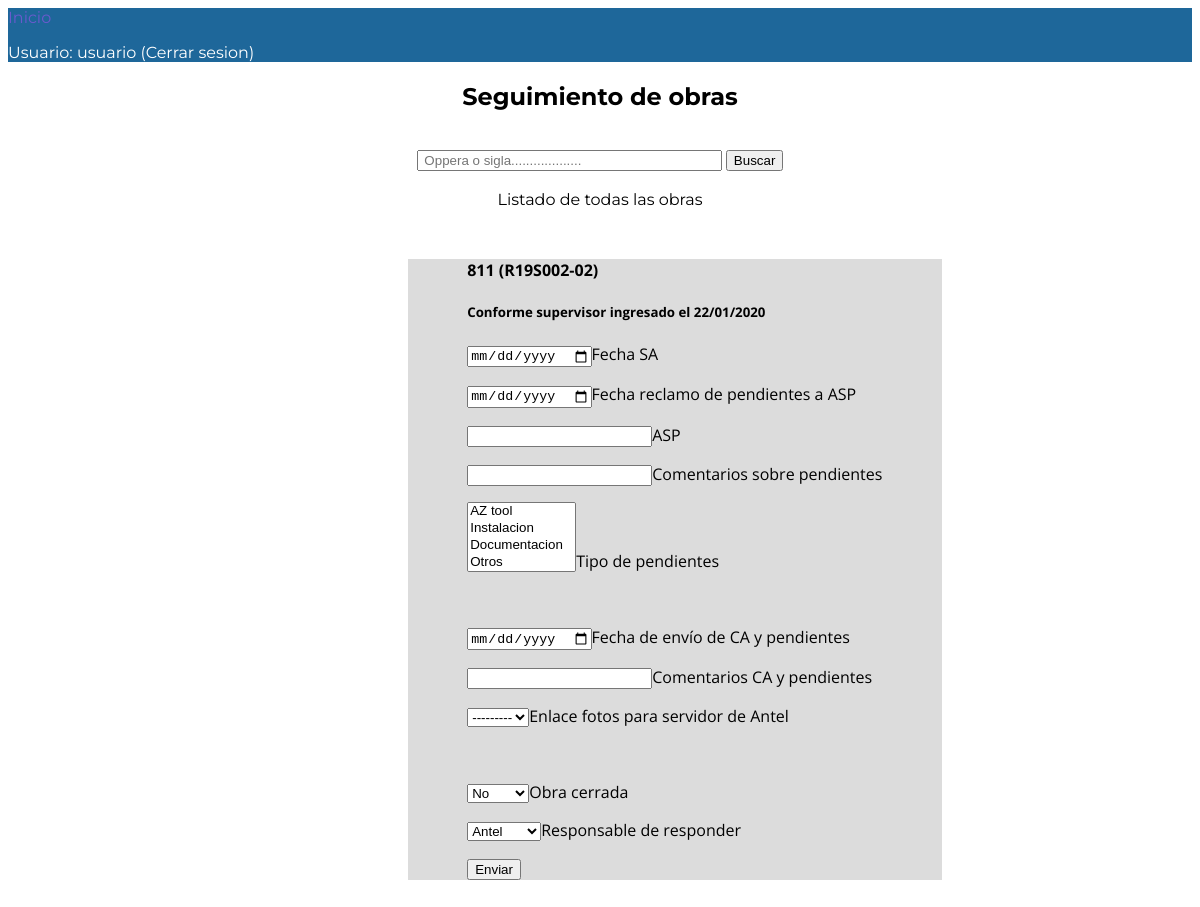
The app's page /manager/updatework/1/ (signed in) with its own data.
### manager/models.py (models this page shows)
class WorkSheet(models.Model):
    site = models.CharField(verbose_name = 'Sigla', max_length = 12)
    oppera = models.CharField(verbose_name = 'No. Oppera', max_length =  10)
    cs_date = models.DateField(verbose_name = 'Fecha CS',null = True)
    cs_comments = models.CharField(verbose_name = 'Comentarios sobre CS', null = True , blank = True, max_length = 200)
    pendings_date = models.DateField(verbose_name = 'Fecha SA',null = True, blank = True)
    claim_date = models.DateField(verbose_name = 'Fecha reclamo pendientes',null = True, blank = True)
    asp = models.CharField(verbose_name = 'ASP responsable', max_length = 15, null = True , blank = True)
    claim_pending_comments = models.CharField(verbose_name = 'Cometarios sobre el reclamo a ASP', null = True , blank = True, max_length = 200)
    ca_date = models.DateField(verbose_name = 'Fecha CA',null = True, blank = True)
    ca_comments = models.CharField(verbose_name = 'Comentarios sobre CA', null = True , blank = True, max_length = 200)
    SERVER_PICS = (
        ('s','Si'),
        ('n','No')
    )
    ca_pics_link = models.CharField(max_length = 1, choices = SERVER_PICS, blank = True, null = True, verbose_name = 'Fotos para servidor de Antel')
    pend_type = models.ManyToManyField(PendType, verbose_name = 'Tipo de pendiente', blank = True)
    CLOSED = (
        ('s','Si'),
        ('n','No')
    )
    closed = models.CharField(max_length = 1, choices = CLOSED, blank = True, default = 'n', verbose_name = 'Obra cerrada')
    SIDE = (
        ('a','Antel'),
        ('e','Ericsson')
    )
    pend_side = models.CharField(max_length = 1, choices = SIDE, blank = True, default = 'a', verbose_name = 'Responsable de contestar')
    class Meta:
        ordering = ['-cs_date']

class PendType(models.Model):
    pend_type = models.CharField(verbose_name = 'Tipo de pendiente', max_length = 50)
    def __str__(self):
        return self.pend_type

### manager/views.py (the view)
# urls.py: path('updatework/<int:pk>/',views.UpdateWork.as_view() , name= 'update-work'),
class UpdateWork(PermissionRequiredMixin,generic.UpdateView):
    model = WorkSheet
    permission_required = 'manager.can_mark_returned'
    form_class = UpdateWorkForm
    template_name = 'manager/worksheet_form.html'
    success_url = "/manager/workdetail/{id}"

### manager/forms.py
class UpdateWorkForm(forms.ModelForm):
    class Meta:
        model = WorkSheet
        fields = [
            'pendings_date',
            'pend_type',
            'claim_date',
            'asp',
            'claim_pending_comments',
            'ca_date',
            'ca_comments',
            'ca_pics_link',
            'closed',
            'pend_side',
        ]
        widgets = {'pendings_date':DateInput,'claim_date':DateInput,'ca_date':DateInput,}

### templates/manager/worksheet_form.html (shortened to what this page needs)
{% extends "base_generic.html" %}
{% block content %}
<div id="wrapper2">
    <h4>{{worksheet.site}} ({{worksheet.oppera}}) </h4>
    <h5>Conforme supervisor ingresado el {{ worksheet.cs_date|date:"d/m/Y" }}</h5>
        <form  role="form"  enctype="multipart/form-data" action="" method="POST" id="upload-image-form">
                <p>{{ form.pendings_date }}Fecha SA</p>
                <p>{{ form.claim_date }}Fecha reclamo de pendientes a ASP</p>
                <p>{{ form.asp }}ASP </p>
                <p>{{ form.claim_pending_comments }}Comentarios sobre pendientes </p>
                <p>{{ form.pend_type }}Tipo de pendientes </p>
                <br>
                <p>{{ form.ca_date }}Fecha de envío de CA y pendientes </p>
                <p>{{ form.ca_comments }}Comentarios CA y pendientes </p>
                <p>{{ form.ca_pics_link }}Enlace fotos para servidor de Antel</p>
                <br>
                <p>{{ form.closed }}Obra cerrada</p>
                <p>{{ form.pend_side }}Responsable de responder</p>
                <button type="submit" formmethod="post">Enviar</button>
        </form>
</div>
{% endblock content %}

### templates/base_generic.html (shortened to what this page needs)
<!DOCTYPE html>
<html lang="en">
<head>
  {% load static %}
  <link rel="stylesheet" href="{% static 'css/styles.css' %}">
</head>
<body>
  <header>
    <nav>
      <a href="{% url 'index' %}" class="selected">Inicio</a><br>
      {% if user.is_authenticated %}
       <p> Usuario: {{ user.get_username }}
        <a href="{% url 'logout' %}">(Cerrar sesion)</a>
       </p>
      {% else %}
        <a href="{% url 'login'%}?next={{request.path}}">Inciar sesion</a>
      {% endif %}
    </nav>
  </header>
  <div id="logo">
    <h2>Seguimiento de obras</h2><br>
</div>
<div id="search-bar">
    <form action="{% url 'search-work' %}" method="get">
        <input name="q" type="text" size= "35" placeholder=" Oppera o sigla...................">
        <button>Buscar</button><br><br>
    </form>
</div>
<div id="logo">
  <a href="{% url 'export_users_xls' %}">Listado de todas las obras</a>
</div>
  <div class="container-fluid">
    <div class="row">
      <div class="col-sm-10 ">
      {% block content %}{% endblock %}
      </div>
    </div>
  </div>
</body>
</html>

### manager/static/css/styles.css (style rules this page uses)
body { font-family: 'Montserrat'; color: black; }
a { text-decoration: none; color: black; }
a.selected, a:hover { color: slateblue; }
#wrapper2 { max-width: 1500px; margin: 50px 250px 250px 400px; padding: 0 5% ; text-align: left; font-family: 'Open Sans'; background-color: gainsboro; }
nav a, nav a:visited { color: #ffffff; }
nav p { color: white; }
header { background-color: #1E679A; border-color: black; }
#logo { text-align: center; margin: 0; }
#search-bar { text-align: center; margin: 0; }

### records on screen
WorkSheet: site "811", oppera "R19S002-02", cs_date "22/01/2020", ca_pics_link "---------", closed "No", pend_side "Antel"
PendType: pend_type "AZ tool / Instalacion / Documentacion / Otros"

### other values on screen
{{ user.get_username }} "usuario"
